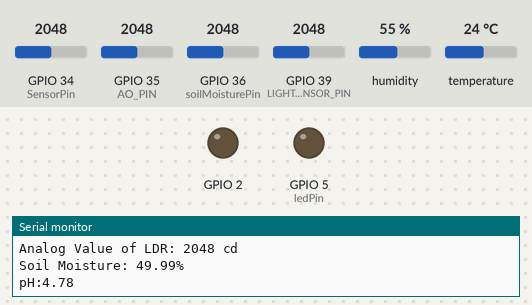
The sketch below on a simulated ESP32. On the bench: output pins drawn as LEDs (lit = HIGH), the last lines printed to the serial monitor. Inputs (shaded band) come from the test bench; at power-on: GPIO 39 (LIGHT_SENSOR_PIN) = 2048, GPIO 34 (SensorPin) = 2048, GPIO 35 (AO_PIN) = 2048, GPIO 36 (soilMoisturePin) = 2048, humidity 55 %, temperature 24 °C. WiFi joins after 1.5 s; servers stay silent unless stated; no MQTT or app messages arrive unless stated; pins used as bus, display or sensor lines are not drawn.

Above: at 2.8 s.
2.9 s: GPIO 39 (LIGHT_SENSOR_PIN) set to 833
6.9 s: GPIO 39 (LIGHT_SENSOR_PIN) set to 735
At 11.0 s:
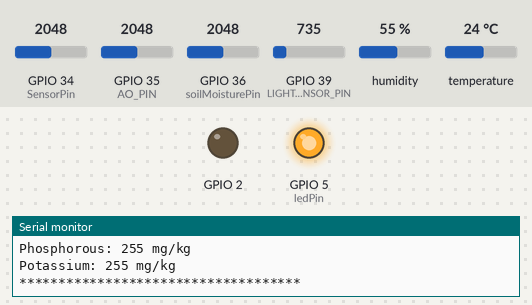
21.2 s: GPIO 39 (LIGHT_SENSOR_PIN) set to 840
At 23.9 s:
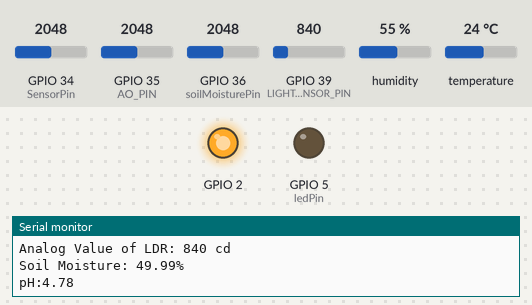
29.2 s: GPIO 39 (LIGHT_SENSOR_PIN) set to 760
At 31.1 s:
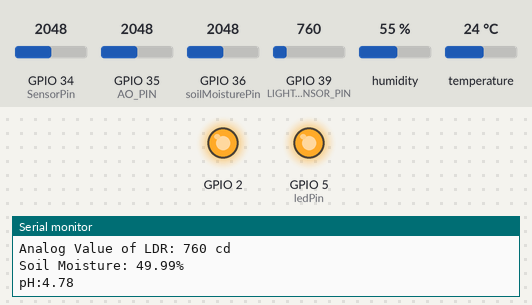
Timing chart, 0 to 38.7 s (numbered marks = the images above; inputs shaded):
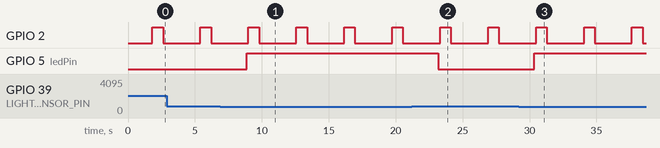

Measured:
- the behaviour switches between 800 and 799 on GPIO 39 (LIGHT_SENSOR_PIN) (found by bisection; images 0 and 1)
- after the input at 6.9 s, GPIO 5 (ledPin): LOW → HIGH after 2.0 s
- after the input at 21.2 s, GPIO 5 (ledPin): HIGH → LOW after 2.0 s
- after the input at 29.2 s, GPIO 5 (ledPin): LOW → HIGH after 1.2 s
- by itself, GPIO 2: alternates HIGH for 0.80 s and LOW for 2.8 s

The sketch:

DIOTA_code.ino
```cpp
// Teo Chye Peng - TP065441
#include <WiFi.h>
#include <PubSubClient.h>
#include "DHT.h"

// WiFi
const char *ssid = "cp";     // Enter your WiFi name
const char *password = "xxxxx"; // Enter WiFi password

// MQTT Broker
const char *mqtt_broker = "broker.emqx.io";
const char *mqtt_username = "emqx";
const char *mqtt_password = "public";
const int mqtt_port = 1883;

const char *humidity_topic = "diota_ast/humidity";
const char *temperature_topic = "diota_ast/temperature";
const char *rain_value_topic = "diota_ast/rain_value";
const char *light_intensity_topic = "diota_ast/light_intensity";
const char *soil_moisture_topic = "diota_ast/soil_moisture";
const char *ph_value_topic = "diota_ast/ph_value";
const char *nitrogen_topic = "diota_ast/nitrogen";
const char *phosphorous_topic = "diota_ast/phosphorous";
const char *potassium_topic = "diota_ast/potassium";


// DHT Sensor
#define DHTPIN 4     // Digital pin connected to the DHT sensor
#define DHTTYPE DHT11   // DHT 11
DHT dht(DHTPIN, DHTTYPE);

#define POWER_PIN 32  // ESP32's pin GPIO32 that provides the power to the rain sensor
#define AO_PIN 35     // ESP32's pin GPIO35 connected to AO pin of the rain sensor

#define ledPin 5 // GPIO 5 (D5) for LED
#define LIGHT_SENSOR_PIN 39 // GPIO 39 (ADC3) for LDR

const int soilMoisturePin = 36; // GPIO 36 for Soil Moisture Sensor

#define PH_OFFSET -1.00 // Offset if needed
#define SensorPin 34 // GPIO 34

#define RE 33  //npk sensor
#define DE 25

// Modbus RTU requests for reading NPK values remain the same
const byte nitro[] = {0x01,0x03, 0x00, 0x1e, 0x00, 0x01, 0xe4, 0x0c};
const byte phos[] = {0x01,0x03, 0x00, 0x1f, 0x00, 0x01, 0xb5, 0xcc};
const byte pota[] = {0x01,0x03, 0x00, 0x20, 0x00, 0x01, 0x85, 0xc0};

unsigned long int avgValue; // Store the average value of the sensor feedback
float b;
int buf[10], temp;

WiFiClient espClient;
PubSubClient client(espClient);

void setup() {
  Serial.begin(9600);  // Debug serial port

  pinMode(RE, OUTPUT);
  pinMode(DE, OUTPUT);

  pinMode(2, OUTPUT);
  pinMode(ledPin, OUTPUT);
  pinMode(POWER_PIN, OUTPUT);

  Serial.println(F("Garden Monitoring System Initiated"));

  dht.begin();

  // Connect to WiFi
  WiFi.begin(ssid, password);
  while (WiFi.status() != WL_CONNECTED) {
    delay(500);
    Serial.println("Connecting to WiFi..");
  }
  Serial.println("Connected to the WiFi network");

  // Connect to MQTT Broker
  client.setServer(mqtt_broker, mqtt_port);
  client.setCallback(callback);
  while (!client.connected()) {
    String client_id = "esp32-client-";
    client_id += String(WiFi.macAddress());
    Serial.printf("The client %s connects to the public MQTT broker\n", client_id.c_str());
    if (client.connect(client_id.c_str(), mqtt_username, mqtt_password)) {
      Serial.println("Public EMQX MQTT broker connected");
    } else {
      Serial.print("Failed with state ");
      Serial.print(client.state());
      delay(2000);
    }
  }
}

void loop() {
  // Read DHT sensor data
  float h = dht.readHumidity();
  float t = dht.readTemperature();
  if (!isnan(h) && !isnan(t)) {
    Serial.print(F("Humidity: "));
    Serial.print(h);
    Serial.print(F("%  Temperature: "));
    Serial.print(t);
    Serial.println(F("°C "));

    // Publish humidity and temperature to MQTT
    char humStr[6];
    dtostrf(h, 4, 2, humStr);
    char tempStr[6];
    dtostrf(t, 4, 2, tempStr);
    client.publish(humidity_topic, humStr);
    client.publish(temperature_topic, tempStr);
  } else {
    Serial.println(F("Failed to read from DHT sensor!"));
  }

  // Read rain sensor data
  digitalWrite(POWER_PIN, HIGH);
  delay(10);

  int rain_value = analogRead(AO_PIN);
  digitalWrite(POWER_PIN, LOW);  // turn the rain sensor's power OFF
  //the more water is detected, the low the value read from rain sensor
  Serial.print("rain value: ");
  Serial.println(rain_value);

  // Publish rain value to MQTT
  char rainStr[6];
  dtostrf(rain_value, 4, 2, rainStr);
  client.publish(rain_value_topic , rainStr);

  // Read LDR sensor data
  int ldrAnalogValue = analogRead(LIGHT_SENSOR_PIN);
  Serial.print("Analog Value of LDR: ");
  Serial.print(ldrAnalogValue);
  Serial.println(" cd");
  digitalWrite(ledPin, ldrAnalogValue < 800 ? HIGH : LOW);

  // Publish light intensity content to MQTT
  char ldrStr[6];
  dtostrf(ldrAnalogValue, 4, 2, ldrStr);
  client.publish(light_intensity_topic , ldrStr);

  // Read Soil Moisture sensor data
  int soilMoistureValue = analogRead(soilMoisturePin);
  float moisture_percentage = (100.00 - ((soilMoistureValue / 4095.00) * 100
    ));
  Serial.print("Soil Moisture: ");
  Serial.print(moisture_percentage);
  Serial.println("%");

  // Publish soil moisture content to MQTT
  char soilMoistureStr[6];
  dtostrf(moisture_percentage, 4, 2, soilMoistureStr);
  client.publish(soil_moisture_topic, soilMoistureStr);

  // Read pH sensor data
  for (int i = 0; i < 10; i++) {
    buf[i] = analogRead(SensorPin);
    delay(10);
  }
  for (int i = 0; i < 9; i++) {
    for (int j = i + 1; j < 10; j++) {
      if (buf[i] > buf[j]) {
        temp = buf[i];
        buf[i] = buf[j];
        buf[j] = temp;
      }
    }
  }
  avgValue = 0;
  for (int i = 2; i < 8; i++)
    avgValue += buf[i];
  float phValue = (float)avgValue * 3.3 / 4095 / 6;
  phValue = 3.5 * phValue;
  phValue = phValue + PH_OFFSET;
  Serial.print("pH:");
  Serial.println(phValue, 2);
  digitalWrite(2, HIGH);
  delay(800);
  digitalWrite(2, LOW);

  // Publish ph value content to MQTT
  char phStr[6];
  dtostrf(phValue, 4, 2, phStr);
  client.publish(ph_value_topic, phStr);

  // Read NPK sensor data
  byte val1, val2, val3;
  val1 = nitrogen();
  delay(250);
  val2 = phosphorous();
  delay(250);
  val3 = potassium();

  Serial.print("Nitrogen: ");
  Serial.print(val1);
  Serial.println(" mg/kg");
  Serial.print("Phosphorous: ");
  Serial.print(val2);
  Serial.println(" mg/kg");
  Serial.print("Potassium: ");
  Serial.print(val3);
  Serial.println(" mg/kg");
  Serial.println("************************************");

  // Publish NPK sensor data to MQTT
  client.publish(nitrogen_topic, String(val1).c_str());
  client.publish(phosphorous_topic, String(val2).c_str());
  client.publish(potassium_topic , String(val3).c_str());

  delay(2000); // Delay before next loop iteration
}

byte nitrogen() {
  digitalWrite(DE, HIGH);
  digitalWrite(RE, HIGH);
  delay(10);
  if (Serial2.write(nitro, sizeof(nitro)) == 8) {
    digitalWrite(DE, LOW);
    digitalWrite(RE, LOW);
    delay(10); // Allow time for response
    for (byte i = 0; i < 7 && Serial2.available(); i++) {
      Serial.print(Serial2.read(), HEX);
    }
    Serial.println();
  }
  return Serial2.read();
}

byte phosphorous() {
  digitalWrite(DE, HIGH);
  digitalWrite(RE, HIGH);
  delay(10);
  if (Serial2.write(phos, sizeof(phos)) == 8) {
    digitalWrite(DE, LOW);
    digitalWrite(RE, LOW);
    delay(10); // Allow time for response
    for (byte i = 0; i < 7 && Serial2.available(); i++) {
      Serial.print(Serial2.read(), HEX);
    }
    Serial.println();
  }
  return Serial2.read();
}

byte potassium() {
  digitalWrite(DE, HIGH);
  digitalWrite(RE, HIGH);
  delay(10);
  if (Serial2.write(pota, sizeof(pota)) == 8) {
    digitalWrite(DE, LOW);
    digitalWrite(RE, LOW);
    delay(10); // Allow time for response
    for (byte i = 0; i < 7 && Serial2.available(); i++) {
      Serial.print(Serial2.read(), HEX);
    }
    Serial.println();
  }
  return Serial2.read();
}

void callback(char *topic, byte *payload, unsigned int length) {
  Serial.print("Message arrived in topic: ");
  Serial.println(topic);
  Serial.print("Message:");
  for (int i = 0; i < length; i++) {
    Serial.print((char) payload[i]);
  }
  Serial.println();
  Serial.println("-----------------------");
}
```
